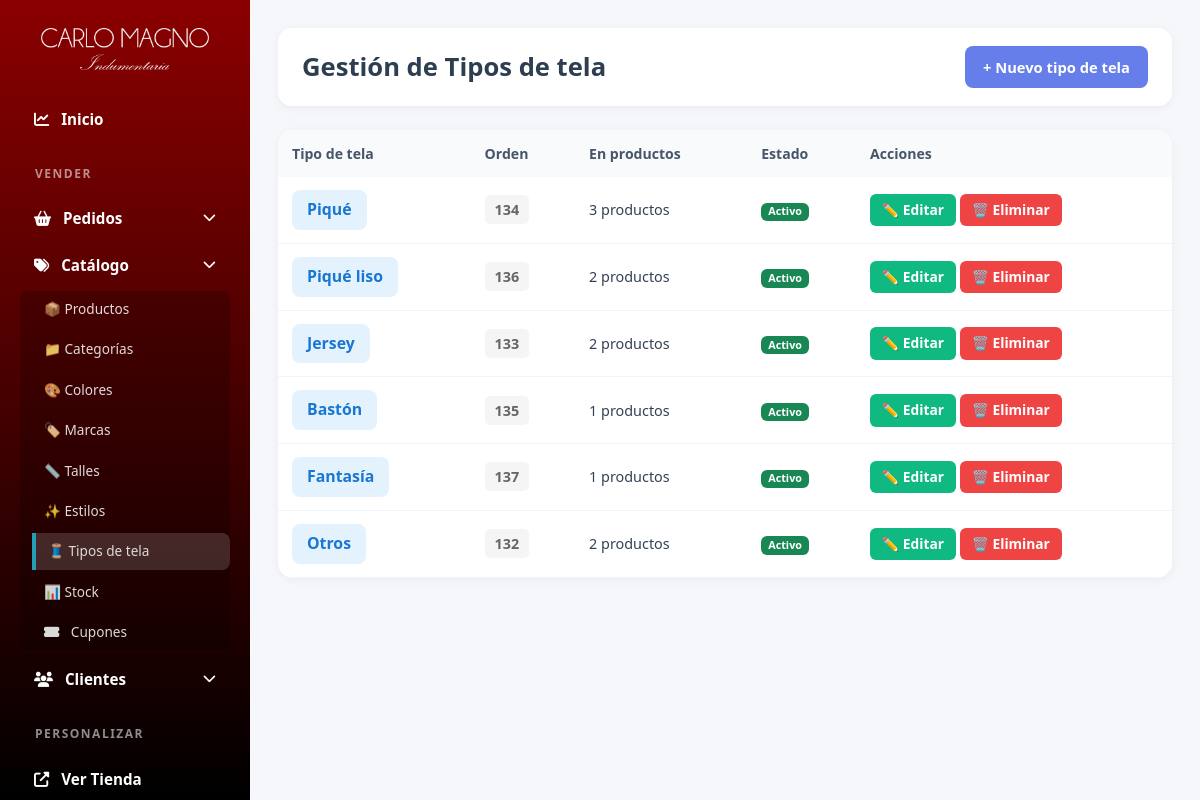
Screenshot of /panel/tipos/ (signed in) with the database file from the repository.
### productos/models.py (models this page shows, shortened)
class Tipo(models.Model):
    nombre = models.CharField(max_length=100, unique=True, verbose_name='Nombre')
    order = models.PositiveIntegerField(default=0, verbose_name='Orden de visualización')
    esta_activo = models.BooleanField(default=True, verbose_name='Está activo')
    class Meta:
        verbose_name = 'Tipo de tela'
        verbose_name_plural = 'Tipos de tela'
        ordering = ['order', 'nombre']

### custom_admin/views.py (the view)
# urls.py: path('panel/tipos/', admin_views.tipos, name='tipos'),
@login_required(login_url='login')
def tipos(request):
    if not request.user.is_staff:
        return redirect('home')
    fabric_types = Tipo.objects.annotate(productos_count=Count('productos'))
    return render(request, 'custom_admin/tipos.html', {
        'tipos': fabric_types,
    })

### productos/context_processors.py (called while the page is built, shortened)
def cart_processor(request):
    carrito = None
    cantidad_total = 0
    if request.user.is_authenticated:
        try:
            carrito = Carrito.objects.get(usuario=request.user)
            cantidad_total = carrito.get_cantidad_total()
        except Carrito.DoesNotExist:
            pass
    return {
        'carrito': carrito,
        'carrito_cantidad': cantidad_total
    }

### productos/models.py (called while the page is built)
    def get_cantidad_total(self):
        return sum(item.cantidad for item in self.items.all())

### templates/custom_admin/tipos.html (shortened to what this page needs)
{% extends 'custom_admin/base.html' %}
{% load static %}
{% block extra_css %}
<link rel="stylesheet" href="{% static 'css/talles.css' %}" />
{% endblock %}
{% block content %}
<div class="main-content">
	<div class="header">
		<h1>Gestión de Tipos de tela</h1>
		<a href="{% url 'agregar_tipo' %}" class="btn btn-primary">+ Nuevo tipo de tela</a>
	</div>
	{% if tipos %}
	<div class="estilos-table">
		<table>
			<thead>
				<tr>
					<th>Tipo de tela</th>
					<th>Orden</th>
					<th>En productos</th>
					<th>Estado</th>
					<th>Acciones</th>
				</tr>
			</thead>
			<tbody>
				{% for tipo in tipos %}
				<tr>
					<td><span class="tipo-badge">{{ tipo.nombre }}</span></td>
					<td><span class="order-badge">{{ tipo.order }}</span></td>
					<td>{{ tipo.productos_count }} productos</td>
					<td>
						{% if tipo.esta_activo %}
						<span class="badge bg-success">Activo</span>
						{% else %}
						<span class="badge bg-secondary">Inactivo</span>
						{% endif %}
					</td>
					<td>
						<a href="{% url 'editar_tipo' tipo.pk %}" class="btn-edit">✏️ Editar</a>
						<a href="{% url 'eliminar_tipo' tipo.pk %}" class="btn-delete">🗑️ Eliminar</a>
					</td>
				</tr>
				{% endfor %}
			</tbody>
		</table>
	</div>
	{% else %}
	<div class="empty-state">
		<h2>No hay tipos de tela registrados</h2>
		<p>Creá tipos como Piqué, Jersey o Bastón.</p>
	</div>
	{% endif %}
</div>
{% endblock %}

### static/css/style_admin.css (style rules this page uses)
* { margin: 0; padding: 0; box-sizing: border-box; }
html, body { margin: 0; padding: 0; width: 100%; max-width: 100vw; overflow-x: hidden; }
body { font-family: "Segoe UI", Tahoma, Geneva, Verdana, sans-serif; background: #f5f7fa; color: #333; min-height: 100vh; }
.main-content { margin-left: 250px; padding: 28px; min-height: 100vh; max-width: 100%; }
.main-content .main-content { margin-left: 0 !important; padding: 0 !important; min-height: auto !important; }
.header { background: white; padding: 18px 24px; border-radius: 14px; box-shadow: 0 2px 10px rgba(0, 0, 0, 0.05); margin-bottom: 24px; display: flex; justify-content: space-between; align-items: center; flex-wrap: wrap; gap: 12px; }
.header h1 { color: #2c3e50; font-size: 1.6rem; font-weight: 700; margin: 0; }
.btn { padding: 10px 18px; border: none; border-radius: 8px; cursor: pointer; font-weight: 600; text-decoration: none; display: inline-flex; align-items: center; justify-content: center; gap: 6px; transition: all 0.2s ease; font-size: 0.92rem; }
.btn-primary { background: #667eea; color: white; }
.btn-edit { background: #10b981; color: white; padding: 6px 12px; border-radius: 6px; text-decoration: none; font-size: 0.86rem; font-weight: 600; display: inline-flex; align-items: center; gap: 4px; transition: background 0.2s; }
.btn-delete { background: #ef4444; color: white; padding: 6px 12px; border-radius: 6px; text-decoration: none; font-size: 0.86rem; font-weight: 600; display: inline-flex; align-items: center; gap: 4px; transition: background 0.2s; }
.table-responsive, .productos-table, .customers-table, .talles-table, .estilos-table, .stock-table { width: 100%; overflow-x: auto; -webkit-overflow-scrolling: touch; border-radius: 12px; }
table { width: 100%; border-collapse: collapse; }
th { background: #f8fafc; padding: 13px 14px; text-align: left; color: #475569; font-weight: 650; font-size: 0.88rem; white-space: nowrap; }
td { padding: 13px 14px; border-bottom: 1px solid #f1f5f9; font-size: 0.9rem; color: #334155; vertical-align: middle; }

### static/css/talles.css (style rules this page uses)
.talles-table, .estilos-table { background: white; border-radius: 15px; box-shadow: 0 2px 10px rgba(0, 0, 0, 0.05); overflow: hidden; }
.talle-badge, .estilo-badge, .tipo-badge { display: inline-block; background: #e3f2fd; color: #1976d2; padding: 8px 15px; border-radius: 8px; font-weight: 700; font-size: 1.1em; }
.order-badge { background: #f5f5f5; padding: 5px 10px; border-radius: 5px; font-weight: 600; color: #666; }

### rows the page displays
Tipo: nombre "Piqué", order "134", productos_count "3", esta_activo "Activo"
Tipo: nombre "Piqué liso", order "136", productos_count "2", esta_activo "Activo"
Tipo: nombre "Jersey", order "133", productos_count "2", esta_activo "Activo"
Tipo: nombre "Bastón", order "135", productos_count "1", esta_activo "Activo"
Tipo: nombre "Fantasía", order "137", productos_count "1", esta_activo "Activo"
Tipo: nombre "Otros", order "132", productos_count "2", esta_activo "Activo"
